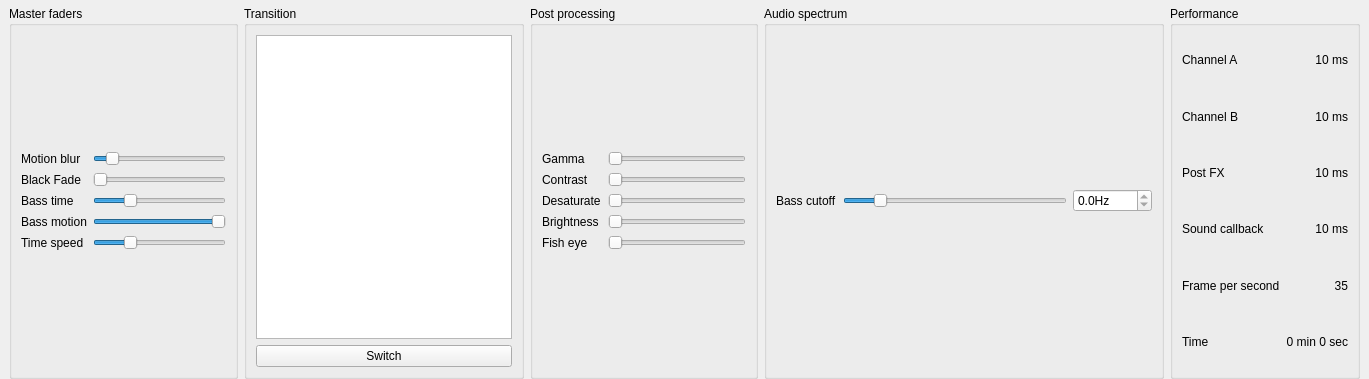
<?xml version="1.0" encoding="UTF-8"?>
<ui version="4.0">
 <class>MasterWidget</class>
 <widget class="QDockWidget" name="MasterWidget">
  <property name="geometry">
   <rect>
    <x>0</x>
    <y>0</y>
    <width>1369</width>
    <height>379</height>
   </rect>
  </property>
  <property name="sizePolicy">
   <sizepolicy hsizetype="Preferred" vsizetype="Preferred">
    <horstretch>0</horstretch>
    <verstretch>0</verstretch>
   </sizepolicy>
  </property>
  <property name="windowTitle">
   <string>Master</string>
  </property>
  <widget class="QWidget" name="dockWidgetContents">
   <layout class="QVBoxLayout" name="verticalLayout_4">
    <property name="spacing">
     <number>6</number>
    </property>
    <property name="sizeConstraint">
     <enum>QLayout::SetMinimumSize</enum>
    </property>
    <property name="topMargin">
     <number>6</number>
    </property>
    <property name="bottomMargin">
     <number>0</number>
    </property>
    <item>
     <layout class="QHBoxLayout" name="horizontalLayout_3">
      <item>
       <widget class="QGroupBox" name="groupBox_2">
        <property name="title">
         <string>Master faders</string>
        </property>
        <layout class="QVBoxLayout" name="verticalLayout_2">
         <item>
          <layout class="QGridLayout" name="gridLayout_2">
           <item row="0" column="0">
            <widget class="QLabel" name="label_4">
             <property name="text">
              <string>Motion blur</string>
             </property>
            </widget>
           </item>
           <item row="0" column="1">
            <widget class="QSlider" name="motionBlur">
             <property name="maximum">
              <number>100</number>
             </property>
             <property name="value">
              <number>10</number>
             </property>
             <property name="orientation">
              <enum>Qt::Horizontal</enum>
             </property>
            </widget>
           </item>
           <item row="1" column="0">
            <widget class="QLabel" name="label_6">
             <property name="text">
              <string>Black Fade</string>
             </property>
            </widget>
           </item>
           <item row="3" column="0">
            <widget class="QLabel" name="label_5">
             <property name="text">
              <string>Bass time</string>
             </property>
            </widget>
           </item>
           <item row="5" column="0">
            <widget class="QLabel" name="label_7">
             <property name="text">
              <string>Time speed</string>
             </property>
            </widget>
           </item>
           <item row="1" column="1">
            <widget class="QSlider" name="blackWhite">
             <property name="maximum">
              <number>100</number>
             </property>
             <property name="value">
              <number>0</number>
             </property>
             <property name="orientation">
              <enum>Qt::Horizontal</enum>
             </property>
            </widget>
           </item>
           <item row="3" column="1">
            <widget class="QSlider" name="bassTime">
             <property name="maximum">
              <number>100</number>
             </property>
             <property name="value">
              <number>25</number>
             </property>
             <property name="orientation">
              <enum>Qt::Horizontal</enum>
             </property>
            </widget>
           </item>
           <item row="5" column="1">
            <widget class="QSlider" name="timeSpeed">
             <property name="maximum">
              <number>100</number>
             </property>
             <property name="value">
              <number>25</number>
             </property>
             <property name="orientation">
              <enum>Qt::Horizontal</enum>
             </property>
            </widget>
           </item>
           <item row="4" column="0">
            <widget class="QLabel" name="label_10">
             <property name="text">
              <string>Bass motion</string>
             </property>
            </widget>
           </item>
           <item row="4" column="1">
            <widget class="QSlider" name="bassMotionSlider">
             <property name="maximum">
              <number>100</number>
             </property>
             <property name="value">
              <number>100</number>
             </property>
             <property name="orientation">
              <enum>Qt::Horizontal</enum>
             </property>
            </widget>
           </item>
          </layout>
         </item>
        </layout>
       </widget>
      </item>
      <item>
       <widget class="QGroupBox" name="groupBox_3">
        <property name="title">
         <string>Transition</string>
        </property>
        <layout class="QVBoxLayout" name="verticalLayout_3">
         <item>
          <widget class="QListWidget" name="transitionBox">
           <property name="sizePolicy">
            <sizepolicy hsizetype="Minimum" vsizetype="Expanding">
             <horstretch>0</horstretch>
             <verstretch>0</verstretch>
            </sizepolicy>
           </property>
          </widget>
         </item>
         <item>
          <widget class="QPushButton" name="pushButton">
           <property name="text">
            <string>Switch</string>
           </property>
          </widget>
         </item>
        </layout>
       </widget>
      </item>
      <item>
       <widget class="QGroupBox" name="groupBox">
        <property name="title">
         <string>Post processing</string>
        </property>
        <layout class="QVBoxLayout" name="verticalLayout">
         <item>
          <layout class="QGridLayout" name="gridLayout_3">
           <item row="0" column="0">
            <widget class="QLabel" name="label">
             <property name="text">
              <string>Gamma</string>
             </property>
            </widget>
           </item>
           <item row="0" column="1">
            <widget class="QSlider" name="gamma">
             <property name="maximum">
              <number>100</number>
             </property>
             <property name="value">
              <number>0</number>
             </property>
             <property name="orientation">
              <enum>Qt::Horizontal</enum>
             </property>
            </widget>
           </item>
           <item row="1" column="0">
            <widget class="QLabel" name="label_2">
             <property name="text">
              <string>Contrast</string>
             </property>
            </widget>
           </item>
           <item row="2" column="0">
            <widget class="QLabel" name="label_3">
             <property name="text">
              <string>Desaturate</string>
             </property>
            </widget>
           </item>
           <item row="1" column="1">
            <widget class="QSlider" name="contrast">
             <property name="maximum">
              <number>100</number>
             </property>
             <property name="value">
              <number>0</number>
             </property>
             <property name="orientation">
              <enum>Qt::Horizontal</enum>
             </property>
            </widget>
           </item>
           <item row="2" column="1">
            <widget class="QSlider" name="desaturate">
             <property name="maximum">
              <number>100</number>
             </property>
             <property name="value">
              <number>0</number>
             </property>
             <property name="orientation">
              <enum>Qt::Horizontal</enum>
             </property>
            </widget>
           </item>
           <item row="3" column="0">
            <widget class="QLabel" name="label_9">
             <property name="text">
              <string>Brightness </string>
             </property>
            </widget>
           </item>
           <item row="3" column="1">
            <widget class="QSlider" name="brightness">
             <property name="maximum">
              <number>100</number>
             </property>
             <property name="orientation">
              <enum>Qt::Horizontal</enum>
             </property>
            </widget>
           </item>
           <item row="4" column="0">
            <widget class="QLabel" name="label_8">
             <property name="text">
              <string>Fish eye</string>
             </property>
            </widget>
           </item>
           <item row="4" column="1">
            <widget class="QSlider" name="fisheye">
             <property name="orientation">
              <enum>Qt::Horizontal</enum>
             </property>
            </widget>
           </item>
          </layout>
         </item>
        </layout>
       </widget>
      </item>
      <item>
       <widget class="QGroupBox" name="groupBox_AudioVisu">
        <property name="sizePolicy">
         <sizepolicy hsizetype="Maximum" vsizetype="Preferred">
          <horstretch>0</horstretch>
          <verstretch>0</verstretch>
         </sizepolicy>
        </property>
        <property name="minimumSize">
         <size>
          <width>400</width>
          <height>128</height>
         </size>
        </property>
        <property name="maximumSize">
         <size>
          <width>512</width>
          <height>16777215</height>
         </size>
        </property>
        <property name="title">
         <string>Audio spectrum</string>
        </property>
        <layout class="QVBoxLayout" name="verticalLayout_6">
         <item>
          <layout class="QVBoxLayout" name="layout"/>
         </item>
         <item>
          <layout class="QHBoxLayout" name="horizontalLayout">
           <item>
            <widget class="QLabel" name="label_12">
             <property name="text">
              <string>Bass cutoff</string>
             </property>
            </widget>
           </item>
           <item>
            <widget class="QSlider" name="bassCutoffSlider">
             <property name="minimum">
              <number>0</number>
             </property>
             <property name="maximum">
              <number>42</number>
             </property>
             <property name="pageStep">
              <number>2</number>
             </property>
             <property name="value">
              <number>6</number>
             </property>
             <property name="orientation">
              <enum>Qt::Horizontal</enum>
             </property>
            </widget>
           </item>
           <item>
            <widget class="QDoubleSpinBox" name="bassCutoffSpin">
             <property name="readOnly">
              <bool>true</bool>
             </property>
             <property name="suffix">
              <string>Hz</string>
             </property>
             <property name="decimals">
              <number>1</number>
             </property>
             <property name="maximum">
              <double>4000.000000000000000</double>
             </property>
             <property name="singleStep">
              <double>43.066000000000003</double>
             </property>
            </widget>
           </item>
          </layout>
         </item>
        </layout>
       </widget>
      </item>
      <item>
       <widget class="QGroupBox" name="groupBox_4">
        <property name="title">
         <string>Performance</string>
        </property>
        <layout class="QVBoxLayout" name="verticalLayout_5">
         <item>
          <layout class="QGridLayout" name="gridLayout">
           <item row="0" column="1">
            <widget class="QLabel" name="infoChanA">
             <property name="text">
              <string>10 ms</string>
             </property>
             <property name="alignment">
              <set>Qt::AlignRight|Qt::AlignTrailing|Qt::AlignVCenter</set>
             </property>
            </widget>
           </item>
           <item row="1" column="1">
            <widget class="QLabel" name="infoChanB">
             <property name="text">
              <string>10 ms</string>
             </property>
             <property name="alignment">
              <set>Qt::AlignRight|Qt::AlignTrailing|Qt::AlignVCenter</set>
             </property>
            </widget>
           </item>
           <item row="2" column="1">
            <widget class="QLabel" name="infoPostFX">
             <property name="text">
              <string>10 ms</string>
             </property>
             <property name="alignment">
              <set>Qt::AlignRight|Qt::AlignTrailing|Qt::AlignVCenter</set>
             </property>
            </widget>
           </item>
           <item row="3" column="1">
            <widget class="QLabel" name="infoSound">
             <property name="text">
              <string>10 ms</string>
             </property>
             <property name="alignment">
              <set>Qt::AlignRight|Qt::AlignTrailing|Qt::AlignVCenter</set>
             </property>
            </widget>
           </item>
           <item row="4" column="1">
            <widget class="QLabel" name="infoFPS">
             <property name="text">
              <string>35</string>
             </property>
             <property name="alignment">
              <set>Qt::AlignRight|Qt::AlignTrailing|Qt::AlignVCenter</set>
             </property>
            </widget>
           </item>
           <item row="5" column="1">
            <widget class="QLabel" name="infoTime">
             <property name="text">
              <string>0 min 0 sec</string>
             </property>
             <property name="alignment">
              <set>Qt::AlignRight|Qt::AlignTrailing|Qt::AlignVCenter</set>
             </property>
            </widget>
           </item>
           <item row="0" column="0">
            <widget class="QLabel" name="label_13">
             <property name="text">
              <string>Channel A</string>
             </property>
            </widget>
           </item>
           <item row="1" column="0">
            <widget class="QLabel" name="label_14">
             <property name="text">
              <string>Channel B</string>
             </property>
            </widget>
           </item>
           <item row="2" column="0">
            <widget class="QLabel" name="label_15">
             <property name="text">
              <string>Post FX</string>
             </property>
            </widget>
           </item>
           <item row="3" column="0">
            <widget class="QLabel" name="label_16">
             <property name="text">
              <string>Sound callback</string>
             </property>
            </widget>
           </item>
           <item row="4" column="0">
            <widget class="QLabel" name="label_17">
             <property name="text">
              <string>Frame per second</string>
             </property>
            </widget>
           </item>
           <item row="5" column="0">
            <widget class="QLabel" name="label_18">
             <property name="text">
              <string>Time</string>
             </property>
            </widget>
           </item>
          </layout>
         </item>
        </layout>
       </widget>
      </item>
     </layout>
    </item>
   </layout>
  </widget>
 </widget>
 <resources/>
 <connections/>
</ui>
